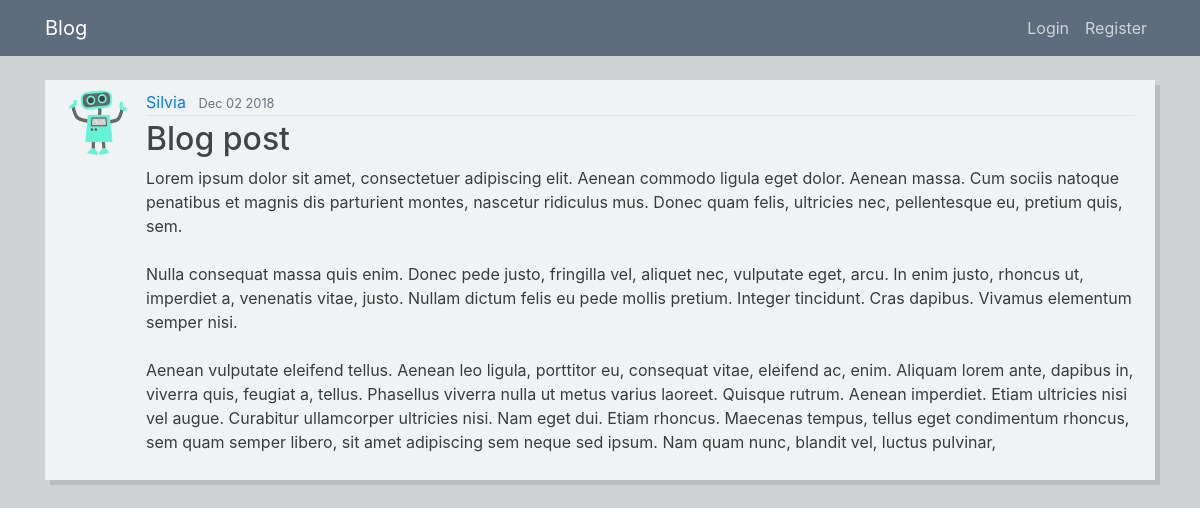
Screenshot of /post/2 with the database file from the repository.
### blog/models.py (models this page shows, shortened)
class User(db.Model, UserMixin):
	id = db.Column(db.Integer, primary_key=True)
	username = db.Column(db.String(20), unique=True, nullable=False)
	email = db.Column(db.String(20), unique=True, nullable=False)
	image_file = db.Column(db.String(20), nullable=False, default='default.jpg')
	password = db.Column(db.String(20), nullable=False)
	posts = db.relationship('Post', backref='writer', cascade="all,delete", lazy=True)

class Post(db.Model):
    id = db.Column(db.Integer, primary_key=True)
    title = db.Column(db.String(100), nullable=False)
    date_posted = db.Column(db.DateTime, nullable=False, default=datetime.utcnow)
    content = db.Column(db.Text, nullable=False)
    user_id = db.Column(db.Integer, db.ForeignKey('user.id'), nullable=False)

### blog/routes.py (the view)
@app.route("/post/<int:post_id>")
def post(post_id):
	post = Post.query.get_or_404(post_id)
	return render_template('post.html', title=post.title, post=post)

### blog/__init__.py (called while the page is built)
@app.after_request
def after_request(response):
    response.headers["Cache-Control"] = "no-cache, no-store, must-revalidate"
    response.headers["Expires"] = 0
    response.headers["Pragma"] = "no-cache"
    return response

### blog/templates/post.html (shortened to what this page needs)
{% extends "layout.html" %}
{% block content%}
	<article class="media content-section">
		<img class="rounded-circle article-img" src="{{ url_for('static', filename='pics/' + post.writer.image_file) }}">
	  <div class="media-body">
	    <div class="article-metadata">
	      <a class="mr-2" href="{{ url_for('user_posts', username=post.writer.username) }}">{{ post.writer.username }}</a>
	      <small class="text-muted">{{ post.date_posted.strftime('%b %d %Y') }}</small>
	    </div>
	    <h2 class="article-title">{{ post.title }}</h2>
	    <p class="article-content">{{ post.content }}</p>
	  </div>
	</article>
{% endblock content %}

### blog/static/style.css (style rules this page uses)
body { background: #D0D3D4; color: #3b3b3b; margin-top: 5em; }
h1, h2, h3, h4, h5, h6 { color: #444444; }
.content-section { background: #F0F3F4; padding: 10px 20px; margin-bottom: 15px; box-shadow: 5px 5px rgba(0, 0, 0, 0.1); }
.article-title { color: #444444; }
.article-content { white-space: pre-line; }
.article-img { height: 65px; width: 65px; margin-right: 16px; }
.article-metadata { padding-bottom: 1px; margin-bottom: 4px; border-bottom: 1px solid #e3e3e3 }

### rows the page displays
User: image_file (picture), writer.username "Silvia"
Post: date_posted "Dec 02 2018", title "Blog post", content "Lorem ipsum dolor sit amet, consectetuer adipiscing elit. Aenean commodo ligula eget dolor. Aenean massa. Cum sociis natoque penatibus et magnis dis parturient montes, nascetur ridiculus mus. Donec quam felis, ultricies nec, pellentesque eu, pretium quis, sem. Nulla consequat massa quis enim. Donec pede justo, fringilla vel, aliquet nec, vulputate eget, arcu. In enim justo, rhoncus ut, imperdiet a, venenatis vitae, justo. Nullam dictum felis eu pede mollis pretium. Integer tincidunt. Cras dapibus. Vivamus elementum semper nisi. Aenean vulputate eleifend tellus. Aenean leo ligula, porttitor eu, consequat vitae, eleifend ac, enim. Aliquam lorem ante, dapibus in, viverra quis, feugiat a,…"
